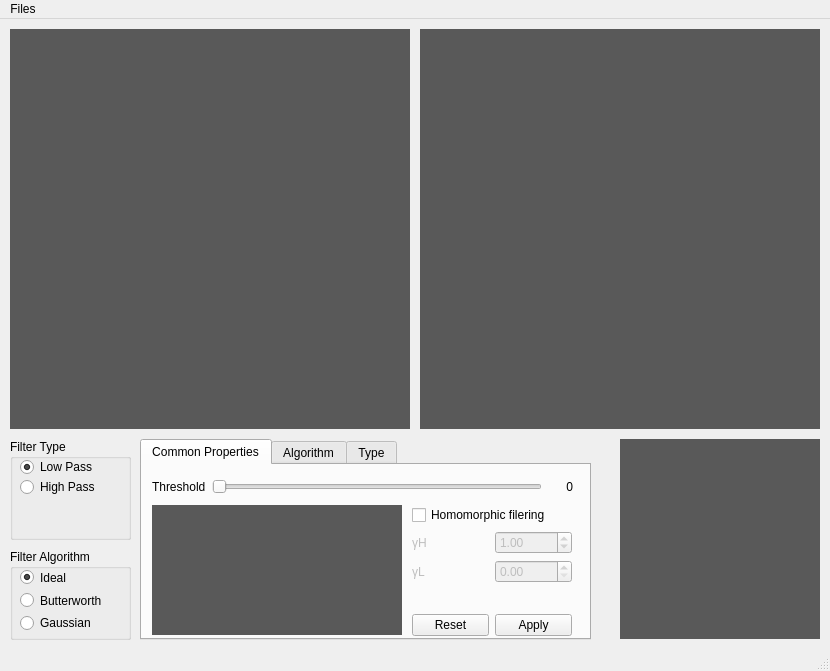
<?xml version="1.0" encoding="UTF-8"?>
<ui version="4.0">
 <class>spectralFilterTool</class>
 <widget class="QMainWindow" name="spectralFilterTool">
  <property name="geometry">
   <rect>
    <x>0</x>
    <y>0</y>
    <width>830</width>
    <height>671</height>
   </rect>
  </property>
  <property name="windowTitle">
   <string>Spectral Filtering Tool</string>
  </property>
  <property name="windowIcon">
   <iconset resource="../resources/icon.qrc">
    <normaloff>:/icon/simpleProcessing.ico</normaloff>:/icon/simpleProcessing.ico</iconset>
  </property>
  <widget class="QWidget" name="centralwidget">
   <widget class="smartLabel" name="label_showSpectral">
    <property name="geometry">
     <rect>
      <x>10</x>
      <y>10</y>
      <width>400</width>
      <height>400</height>
     </rect>
    </property>
    <property name="styleSheet">
     <string notr="true">background-color: rgb(89, 89, 89);</string>
    </property>
    <property name="text">
     <string/>
    </property>
    <property name="alignment">
     <set>Qt::AlignCenter</set>
    </property>
   </widget>
   <widget class="smartLabel" name="label_showResult">
    <property name="geometry">
     <rect>
      <x>420</x>
      <y>10</y>
      <width>400</width>
      <height>400</height>
     </rect>
    </property>
    <property name="styleSheet">
     <string notr="true">background-color: rgb(89, 89, 89);</string>
    </property>
    <property name="text">
     <string/>
    </property>
    <property name="alignment">
     <set>Qt::AlignCenter</set>
    </property>
   </widget>
   <widget class="QGroupBox" name="groupBox_filterAlgorithm">
    <property name="geometry">
     <rect>
      <x>10</x>
      <y>530</y>
      <width>121</width>
      <height>91</height>
     </rect>
    </property>
    <property name="title">
     <string>Filter Algorithm</string>
    </property>
    <widget class="QWidget" name="layoutWidget">
     <property name="geometry">
      <rect>
       <x>10</x>
       <y>20</y>
       <width>101</width>
       <height>62</height>
      </rect>
     </property>
     <layout class="QVBoxLayout" name="verticalLayout">
      <item>
       <widget class="QRadioButton" name="radioButton_idealAlgorithm">
        <property name="text">
         <string>Ideal</string>
        </property>
        <property name="checked">
         <bool>true</bool>
        </property>
       </widget>
      </item>
      <item>
       <widget class="QRadioButton" name="radioButton_butterworthAlgorithm">
        <property name="text">
         <string>Butterworth</string>
        </property>
       </widget>
      </item>
      <item>
       <widget class="QRadioButton" name="radioButton_gaussianAlgorithm">
        <property name="text">
         <string>Gaussian</string>
        </property>
       </widget>
      </item>
     </layout>
    </widget>
   </widget>
   <widget class="QGroupBox" name="groupBox">
    <property name="geometry">
     <rect>
      <x>10</x>
      <y>420</y>
      <width>121</width>
      <height>101</height>
     </rect>
    </property>
    <property name="title">
     <string>Filter Type</string>
    </property>
    <widget class="QRadioButton" name="radioButton_lowPassType">
     <property name="geometry">
      <rect>
       <x>10</x>
       <y>20</y>
       <width>101</width>
       <height>16</height>
      </rect>
     </property>
     <property name="text">
      <string>Low Pass</string>
     </property>
     <property name="checked">
      <bool>true</bool>
     </property>
    </widget>
    <widget class="QRadioButton" name="radioButton_highPassType">
     <property name="geometry">
      <rect>
       <x>10</x>
       <y>40</y>
       <width>101</width>
       <height>16</height>
      </rect>
     </property>
     <property name="text">
      <string>High Pass</string>
     </property>
    </widget>
   </widget>
   <widget class="QTabWidget" name="tabWidget">
    <property name="geometry">
     <rect>
      <x>140</x>
      <y>420</y>
      <width>451</width>
      <height>201</height>
     </rect>
    </property>
    <property name="currentIndex">
     <number>0</number>
    </property>
    <widget class="QWidget" name="commonProperties">
     <attribute name="title">
      <string>Common Properties</string>
     </attribute>
     <widget class="QWidget" name="layoutWidget">
      <property name="geometry">
       <rect>
        <x>10</x>
        <y>10</y>
        <width>421</width>
        <height>24</height>
       </rect>
      </property>
      <layout class="QHBoxLayout" name="horizontalLayout">
       <item>
        <widget class="QLabel" name="label">
         <property name="text">
          <string>Threshold</string>
         </property>
        </widget>
       </item>
       <item>
        <widget class="QSlider" name="horizontalSlider_filterThreshold">
         <property name="minimum">
          <number>50</number>
         </property>
         <property name="maximum">
          <number>300</number>
         </property>
         <property name="orientation">
          <enum>Qt::Horizontal</enum>
         </property>
        </widget>
       </item>
       <item>
        <widget class="QLabel" name="label_threshold">
         <property name="minimumSize">
          <size>
           <width>25</width>
           <height>0</height>
          </size>
         </property>
         <property name="maximumSize">
          <size>
           <width>25</width>
           <height>16777215</height>
          </size>
         </property>
         <property name="text">
          <string>0</string>
         </property>
         <property name="alignment">
          <set>Qt::AlignRight|Qt::AlignTrailing|Qt::AlignVCenter</set>
         </property>
        </widget>
       </item>
      </layout>
     </widget>
     <widget class="QCustomPlot" name="filter2DPlot" native="true">
      <property name="geometry">
       <rect>
        <x>10</x>
        <y>40</y>
        <width>250</width>
        <height>130</height>
       </rect>
      </property>
      <property name="styleSheet">
       <string notr="true">background-color: rgb(89, 89, 89);</string>
      </property>
     </widget>
     <widget class="QWidget" name="layoutWidget">
      <property name="geometry">
       <rect>
        <x>270</x>
        <y>40</y>
        <width>160</width>
        <height>131</height>
       </rect>
      </property>
      <layout class="QVBoxLayout" name="verticalLayout_4">
       <item>
        <layout class="QVBoxLayout" name="verticalLayout_3">
         <item>
          <widget class="QCheckBox" name="checkBox_useHomomorphic">
           <property name="text">
            <string>Homomorphic filering</string>
           </property>
          </widget>
         </item>
         <item>
          <layout class="QVBoxLayout" name="verticalLayout_2">
           <item>
            <layout class="QHBoxLayout" name="horizontalLayout_4">
             <item>
              <widget class="QLabel" name="label_gammaHigh">
               <property name="enabled">
                <bool>false</bool>
               </property>
               <property name="text">
                <string>γH</string>
               </property>
              </widget>
             </item>
             <item>
              <widget class="QDoubleSpinBox" name="doubleSpinBox_gammaHigh">
               <property name="enabled">
                <bool>false</bool>
               </property>
               <property name="maximum">
                <double>3.000000000000000</double>
               </property>
               <property name="singleStep">
                <double>0.010000000000000</double>
               </property>
               <property name="value">
                <double>1.000000000000000</double>
               </property>
              </widget>
             </item>
            </layout>
           </item>
           <item>
            <layout class="QHBoxLayout" name="horizontalLayout_5">
             <item>
              <widget class="QLabel" name="label_gammaLow">
               <property name="enabled">
                <bool>false</bool>
               </property>
               <property name="text">
                <string>γL</string>
               </property>
              </widget>
             </item>
             <item>
              <widget class="QDoubleSpinBox" name="doubleSpinBox_gammaLow">
               <property name="enabled">
                <bool>false</bool>
               </property>
               <property name="maximum">
                <double>1.000000000000000</double>
               </property>
               <property name="singleStep">
                <double>0.010000000000000</double>
               </property>
              </widget>
             </item>
            </layout>
           </item>
          </layout>
         </item>
        </layout>
       </item>
       <item>
        <spacer name="verticalSpacer">
         <property name="orientation">
          <enum>Qt::Vertical</enum>
         </property>
         <property name="sizeHint" stdset="0">
          <size>
           <width>20</width>
           <height>40</height>
          </size>
         </property>
        </spacer>
       </item>
       <item>
        <layout class="QHBoxLayout" name="horizontalLayout_2">
         <item>
          <widget class="QPushButton" name="pushButton__resetFilter">
           <property name="text">
            <string>Reset</string>
           </property>
          </widget>
         </item>
         <item>
          <widget class="QPushButton" name="pushButton_applyFilter">
           <property name="text">
            <string>Apply</string>
           </property>
          </widget>
         </item>
        </layout>
       </item>
      </layout>
     </widget>
    </widget>
    <widget class="QWidget" name="algorithmProperties">
     <attribute name="title">
      <string>Algorithm</string>
     </attribute>
     <widget class="QWidget" name="layoutWidget">
      <property name="geometry">
       <rect>
        <x>10</x>
        <y>30</y>
        <width>421</width>
        <height>22</height>
       </rect>
      </property>
      <layout class="QHBoxLayout" name="horizontalLayout_3">
       <item>
        <widget class="QLabel" name="label_3">
         <property name="text">
          <string>N</string>
         </property>
        </widget>
       </item>
       <item>
        <widget class="QSpinBox" name="spinBox_butterworthN">
         <property name="alignment">
          <set>Qt::AlignRight|Qt::AlignTrailing|Qt::AlignVCenter</set>
         </property>
         <property name="minimum">
          <number>1</number>
         </property>
         <property name="maximum">
          <number>5</number>
         </property>
        </widget>
       </item>
      </layout>
     </widget>
     <widget class="QLabel" name="label_2">
      <property name="geometry">
       <rect>
        <x>10</x>
        <y>10</y>
        <width>61</width>
        <height>16</height>
       </rect>
      </property>
      <property name="text">
       <string>Butterworth</string>
      </property>
     </widget>
    </widget>
    <widget class="QWidget" name="typeProperties">
     <attribute name="title">
      <string>Type</string>
     </attribute>
    </widget>
   </widget>
   <widget class="smartLabel" name="label_showFilter">
    <property name="geometry">
     <rect>
      <x>620</x>
      <y>420</y>
      <width>200</width>
      <height>200</height>
     </rect>
    </property>
    <property name="styleSheet">
     <string notr="true">background-color: rgb(89, 89, 89);</string>
    </property>
    <property name="text">
     <string/>
    </property>
    <property name="alignment">
     <set>Qt::AlignCenter</set>
    </property>
   </widget>
  </widget>
  <widget class="QMenuBar" name="menubar">
   <property name="geometry">
    <rect>
     <x>0</x>
     <y>0</y>
     <width>830</width>
     <height>21</height>
    </rect>
   </property>
   <widget class="QMenu" name="menuFiles">
    <property name="title">
     <string>Files</string>
    </property>
    <addaction name="actionOpen_image"/>
    <addaction name="actionImport_image_from_SimpleProcessing"/>
    <addaction name="actionExport_image_to_Simple_Processing"/>
    <addaction name="actionExit"/>
   </widget>
   <addaction name="menuFiles"/>
  </widget>
  <widget class="QStatusBar" name="statusbar"/>
  <action name="actionExit">
   <property name="text">
    <string>Exit</string>
   </property>
  </action>
  <action name="actionImport_image_from_SimpleProcessing">
   <property name="enabled">
    <bool>true</bool>
   </property>
   <property name="text">
    <string>Import image from Simple Processing</string>
   </property>
  </action>
  <action name="actionOpen_image">
   <property name="text">
    <string>Open image</string>
   </property>
  </action>
  <action name="actionExport_image_to_Simple_Processing">
   <property name="enabled">
    <bool>false</bool>
   </property>
   <property name="text">
    <string>Export image to Simple Processing</string>
   </property>
  </action>
 </widget>
 <customwidgets>
  <customwidget>
   <class>smartLabel</class>
   <extends>QLabel</extends>
   <header>smartlabel.h</header>
  </customwidget>
  <customwidget>
   <class>QCustomPlot</class>
   <extends>QWidget</extends>
   <header>qcustomplot.h</header>
   <container>1</container>
  </customwidget>
 </customwidgets>
 <resources>
  <include location="../resources/icon.qrc"/>
 </resources>
 <connections>
  <connection>
   <sender>actionExit</sender>
   <signal>triggered()</signal>
   <receiver>spectralFilterTool</receiver>
   <slot>close()</slot>
   <hints>
    <hint type="sourcelabel">
     <x>-1</x>
     <y>-1</y>
    </hint>
    <hint type="destinationlabel">
     <x>399</x>
     <y>285</y>
    </hint>
   </hints>
  </connection>
 </connections>
</ui>
